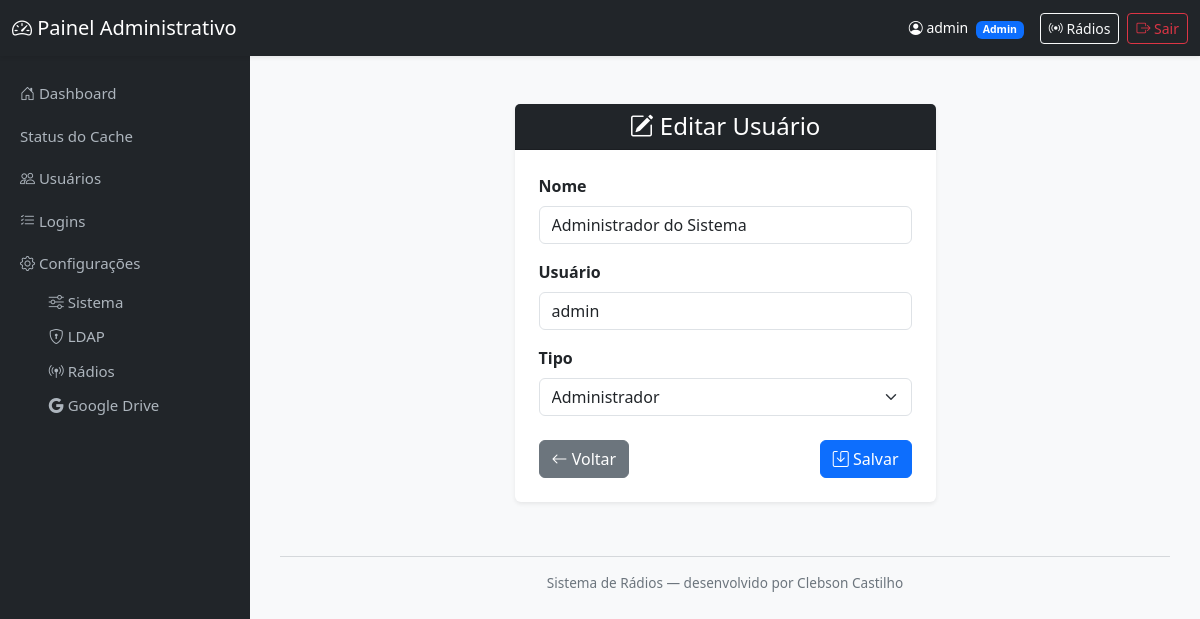
Page /admin/usuarios/1/editar (signed in) on the committed database.
### tables this page shows
CREATE TABLE usuarios (
                id INTEGER PRIMARY KEY AUTOINCREMENT,
                nome TEXT NOT NULL,
                usuario TEXT UNIQUE NOT NULL,
                senha TEXT NOT NULL,
                tipo TEXT NOT NULL
            );

### mod_admin/routes.py (the view, shortened to what this page needs)
@bp_admin.route('/admin/usuarios/<int:user_id>/editar', methods=['GET', 'POST'])
@admin_required
def editar_usuario(user_id):
    user = obter_usuario_por_id(user_id)
    if not user:
        flash('Usuário não encontrado.', 'danger')
        return redirect(url_for('admin.usuarios'))
    return render_template('admin_usuario_form.html', titulo="Editar Usuário", user=user)

### mod_admin/models.py (called while the page is built)
def get_connection():
    conn = sqlite3.connect(DB_PATH, check_same_thread=False)
    conn.row_factory = sqlite3.Row
    return conn

def obter_usuario_por_id(user_id):
    conn = get_connection()
    cur = conn.cursor()
    cur.execute("SELECT id, nome, usuario, tipo FROM usuarios WHERE id = ?", (user_id,))
    user = cur.fetchone()
    conn.close()
    return user

### mod_auth/utils.py (called while the page is built)
def admin_required(f):
    @wraps(f)
    def decorated_function(*args, **kwargs):
        user = session.get('user')
        if not user:
            flash("⚠️ Faça login para continuar.", "warning")
            return redirect(url_for('auth.login', next=request.url))
        if user.get('tipo') != 'admin':
            template = current_app.jinja_env.get_or_select_template("error_403.html")
            return template.render(user=user), 403
        return f(*args, **kwargs)
    return decorated_function

### mod_admin/templates/admin_usuario_form.html (shortened to what this page needs)
{% extends "admin_base.html" %}
{% block content %}
<div class="container py-4">
  <div class="row justify-content-center">
    <div class="col-md-8 col-lg-6">
      <div class="card shadow-sm border-0">
        <div class="card-header bg-dark text-white text-center">
          <h4 class="mb-0">
            {% if user %}<i class="bi bi-pencil-square"></i> Editar Usuário{% else %}
            <i class="bi bi-person-plus"></i> Novo Usuário{% endif %}
          </h4>
        </div>
        <div class="card-body p-4">
          <form method="POST">
            <div class="mb-3">
              <label class="form-label fw-semibold">Nome</label>
              <input type="text" name="nome" class="form-control"
                     value="{{ user.nome if user else '' }}" required>
            </div>
            <div class="mb-3">
              <label class="form-label fw-semibold">Usuário</label>
              <input type="text" name="usuario" class="form-control"
                     value="{{ user.usuario if user else '' }}" required>
            </div>
            <div class="mb-4">
              <label class="form-label fw-semibold">Tipo</label>
              <select name="tipo" class="form-select" required>
                <option value="admin" {% if user and user.tipo == 'admin' %}selected{% endif %}>Administrador</option>
              </select>
            </div>
            <div class="d-flex justify-content-between">
              <a href="{{ url_for('admin.usuarios') }}" class="btn btn-secondary">
                <i class="bi bi-arrow-left"></i> Voltar
              </a>
              <button type="submit" class="btn btn-primary">
                <i class="bi bi-save"></i> Salvar
              </button>
            </div>
          </form>
        </div>
      </div>
    </div>
  </div>
</div>
{% endblock %}

### templates/admin_base.html (style rules this page uses)
body { background-color: #f8f9fa; overflow-x: hidden; }

### rows in the picture
usuarios: nome "Administrador do Sistema", usuario "admin", tipo "Administrador"

### other values in the picture
{{ session.user.usuario }} "admin"
{{ session.user.tipo|capitalize }} "Admin"
